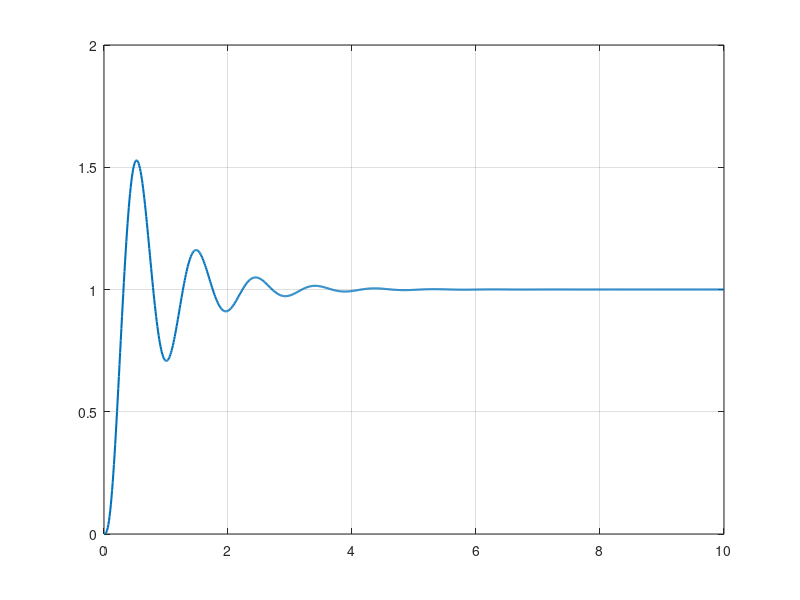

MATLAB code for this plot: (Note: this script raises an error after producing the figure.)

k = 1000;
N = 1000;

num=[k]; 
den=[1 25 100 0];

sys=tf(num,den);
sys = feedback(sys,1);
t=linspace(0.0,10,N); 
u=ones(N,1);

y=lsim(sys,u,t);

plot(t,y,'LineWidth',1.5); grid; 
peak = ma
xlabel('System Response','FontSize',18);
ylabel('Output y(t)','FontSize',18); 
title('One B','FontSize',18);
